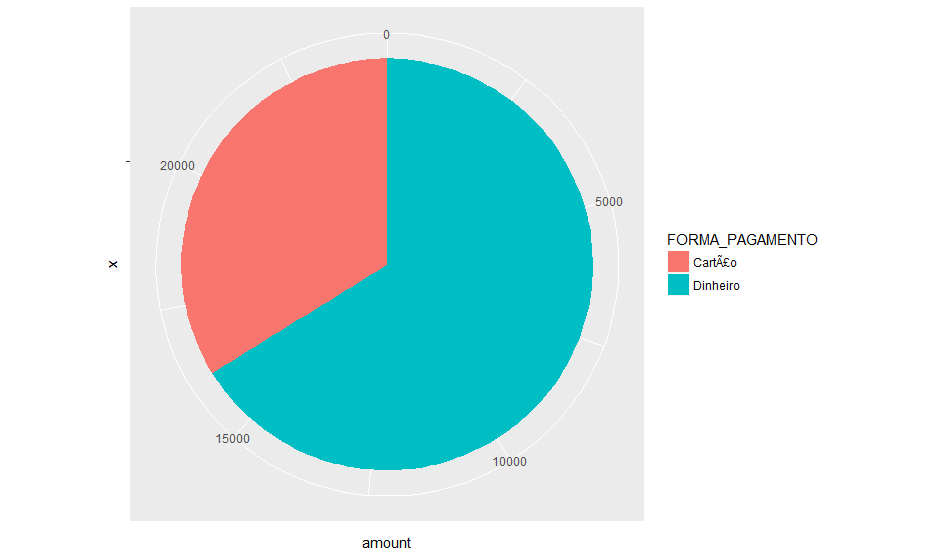

Source code (R):
library(dplyr)
library(ggplot2)
library(scales)

app <- read.csv("BI-master/aplicativo.csv", header=TRUE, sep=",")

# Tipos de dispositivos
dispositivos = app %>%
  group_by(FORMA_PAGAMENTO) %>%
  summarise(
    amount = n()
  )

pie_disp = ggplot(dispositivos, aes(x="", y=amount, fill=FORMA_PAGAMENTO)) +
  geom_bar(width = 1, stat = "identity") +
  coord_polar("y", start=0)

plot(pie_disp)
